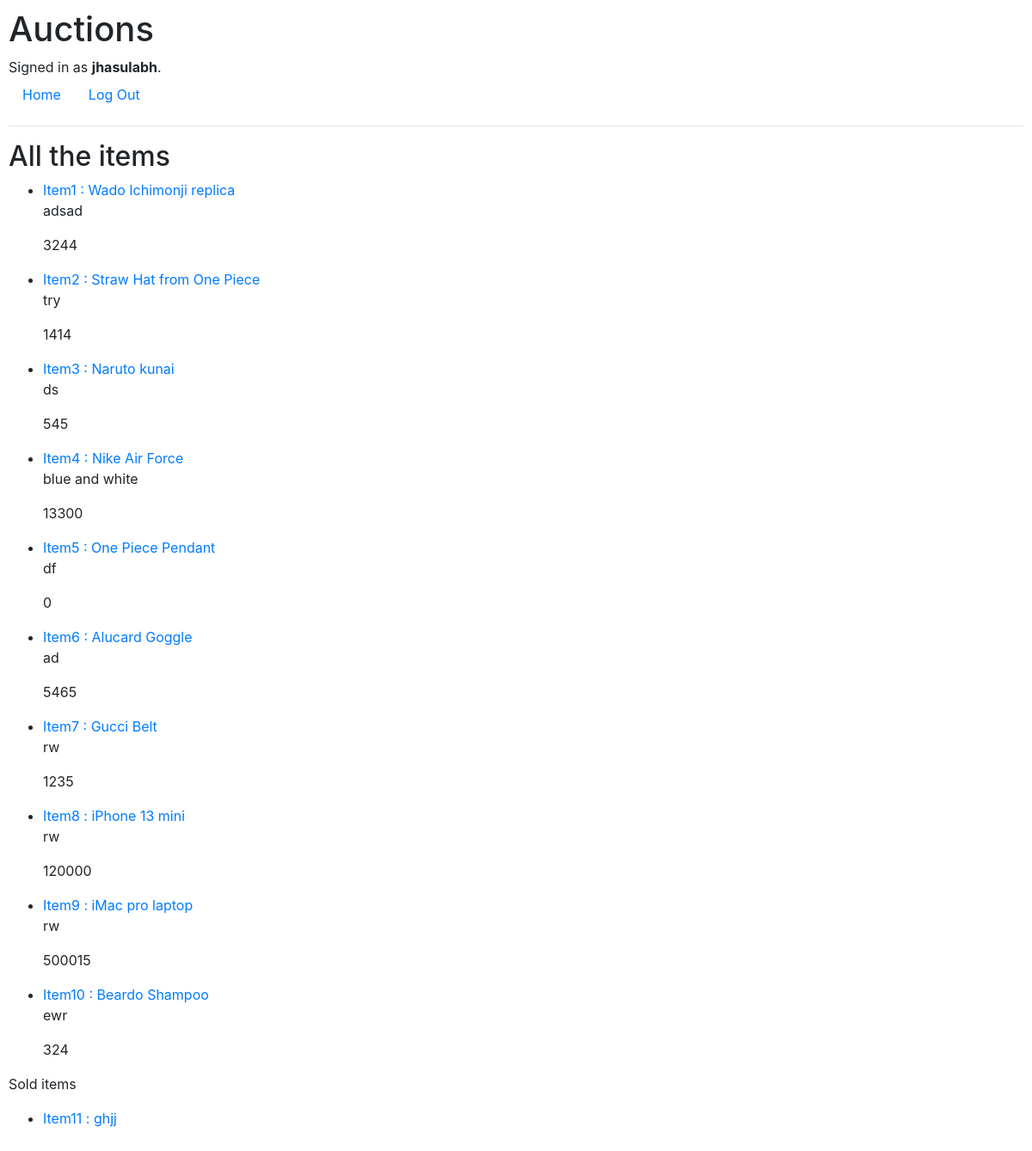
The page /listing/ (signed in) on the database its author committed.
### auctions/models.py (models this page shows)
class User(AbstractUser):
    pass

class Listing(models.Model):
    user=models.CharField(max_length=100, null=True)
    title= models.CharField(max_length=100)
    description=models.TextField()
    price=models.IntegerField()
    current_bid=models.IntegerField(null=True)
    category=models.CharField(max_length=100, null=True)
    image_url=models.URLField(default='google.com')
    sold=models.BooleanField(default=False)
    def __str__(self):
        return self.title

### auctions/views.py (the view)
# urls.py: path("listing/", views.list_of_item, name="list"),
def list_of_item(request):
    listing=Listing.objects.all()
    return render(request, "auctions/listing.html",{
        "listings":listing
    })

### auctions/templates/auctions/listing.html
{% extends "auctions/layout.html" %}
{% block body %}
    <h2>All the items</h2>
    {% for listing in listings %}
        {% if listing.sold == False %}
            <ul>
                <li><a href="{% url 'item' listing.id %}">Item{{listing.id}} : {{listing}}</a></li>
                <p>{{listing.description}}</p>
                {% if listing.current_bid == None %}
                    <p>{{listing.price}}</P>
                {% else %}
                    <p>{{listing.current_bid}}</P>
                {% endif %}
            </ul>
        {% else %}
            <p>Sold items</p>
            <ul>
                <li><a href="{% url 'item' listing.id %}">Item{{listing.id}} : {{listing}}</a></li>
            </ul>
        {% endif %}
    {% endfor %}
{% endblock %}

### auctions/templates/auctions/layout.html (shortened to what this page needs)
{% load static %}
<!DOCTYPE html>
<html lang="en">
    <head>
        <link rel="stylesheet" href="https://stackpath.bootstrapcdn.com/bootstrap/4.4.1/css/bootstrap.min.css">
        <link href="{% static 'auctions/styles.css' %}" rel="stylesheet">
    </head>
    <body>
        <h1>Auctions</h1>
        <div>
            {% if user.is_authenticated %}
                Signed in as <strong>{{ user.username }}</strong>.
            {% else %}
                Not signed in.
            {% endif %}
        </div>
        <ul class="nav">
            <li class="nav-item">
                <a class="nav-link" href="{% url 'index' %}">Home</a>
            </li>
            {% if user.is_authenticated %}
                <li class="nav-item">
                    <a class="nav-link" href="{% url 'logout' %}">Log Out</a>
                </li>
            {% endif %}
        </ul>
        <hr>
        {% block body %}
        {% endblock %}
    </body>
</html>

### auctions/static/auctions/styles.css (style rules this page uses)
body { padding: 10px; }

### rows shown on the page
User: username "jhasulabh"
Listing: id "1", title "Wado Ichimonji replica", description "adsad", current_bid "3244"
Listing: id "2", title "Straw Hat from One Piece", description "try", current_bid "1414"
Listing: id "3", title "Naruto kunai", description "ds", current_bid "545"
Listing: id "4", title "Nike Air Force", description "blue and white", current_bid "13300"
Listing: id "5", title "One Piece Pendant", description "df", current_bid "0"
Listing: id "6", title "Alucard Goggle", description "ad", current_bid "5465"
Listing: id "7", title "Gucci Belt", description "rw", current_bid "1235"
Listing: id "8", title "iPhone 13 mini", description "rw", current_bid "120000"
Listing: id "9", title "iMac pro laptop", description "rw", current_bid "500015"
Listing: id "10", title "Beardo Shampoo", description "ewr", current_bid "324"
Listing: id "11", title "ghjj"
